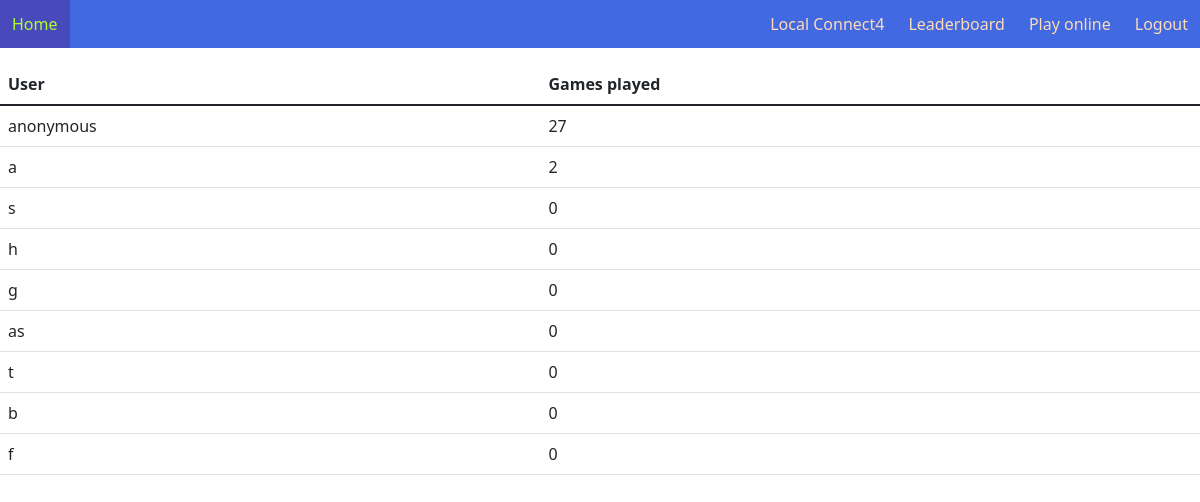
Page /leaderboard (signed in) on the committed database.
### tables this page shows
CREATE TABLE users (
id INTEGER PRIMARY KEY AUTOINCREMENT NOT NULL,
name TEXT UNIQUE NOT NULL,
hashed_password TEXT NOT NULL,
rank INT
);

### app.py (the view)
@app.route("/leaderboard")
def leaderboard():
    db = sqlite3.connect("user_info.db")
    cursor = db.cursor()
    cursor.execute("SELECT name, rank FROM users ORDER BY rank DESC;")
    users = cursor.fetchall()
    return render_template("leaderboard.html", users=users)

### templates/leaderboard.html (shortened to what this page needs)
{% extends "template.html" %}
{% block main %}
<table class="table">
    <thead>
        <th>
            User
        </th>
        <th>
            Games played
        </th>
    </thead>
    <tbody>
        {% for user in users %}
        <tr>
            <td>
                {{ user[0] }}
            </td>
            <td>
                {{ user[1] }}
            </td>
        </tr>
        {% endfor %}
    </tbody>
</table>
{% endblock %}

### static/styles.css (style rules this page uses)
body { margin: 0; }
:root { --square-size: 100%; --token-size: calc(var(--square-size)*0.95); }

### rows in the picture
users: name "anonymous", rank "27"
users: name "a", rank "2"
users: name "s", rank "0"
users: name "h", rank "0"
users: name "g", rank "0"
users: name "as", rank "0"
users: name "t", rank "0"
users: name "b", rank "0"
users: name "f", rank "0"
